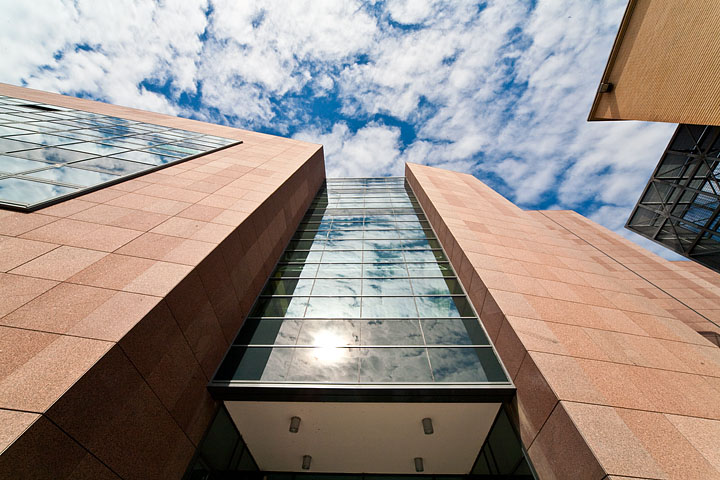
#> input picture resources/Poli.jpg, 720 x 480 px
$ python 9plt.py
#> lines starting #> are read from the running program, lines starting #| are printed output that depends on the picture; after the words box and inside, x2 and y2 are one past the last pixel; in counts of white or black regions, pixels touching at a corner belong together
# -*- coding: utf-8 -*-
#
# 在一个窗口中显示多个图片
#
import cv2
from matplotlib import pyplot as plt
import numpy as np

img = cv2.imread('./resources/Poli.jpg', 0)
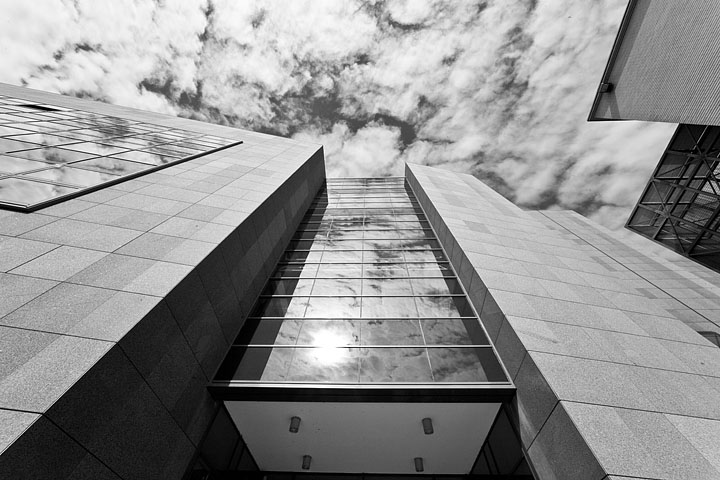
#> img: shape (480, 720); min 0, max 255, mean 144.9

# [31 lines of commented-out code are left out]


ret4,th4 = cv2.threshold(img,0,255,cv2.THRESH_BINARY+cv2.THRESH_OTSU)
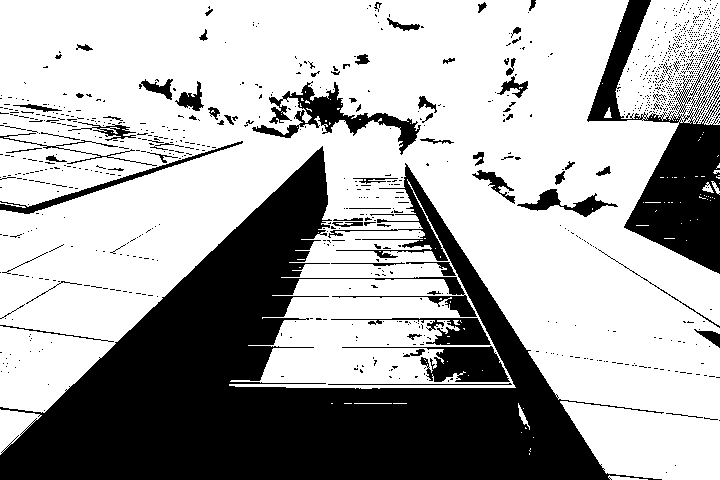
#> th4: shape (480, 720); 67% white; 1170 black regions (1090 under 20 px), largest, box (x1, y1, x2, y2) and area: (0, 146, 664, 480) 83717, (587, 0, 720, 274) 12681, (252, 81, 421, 155) 2942
#> ret4 = 122
plt.imshow(th4,'gray')
plt.show()
